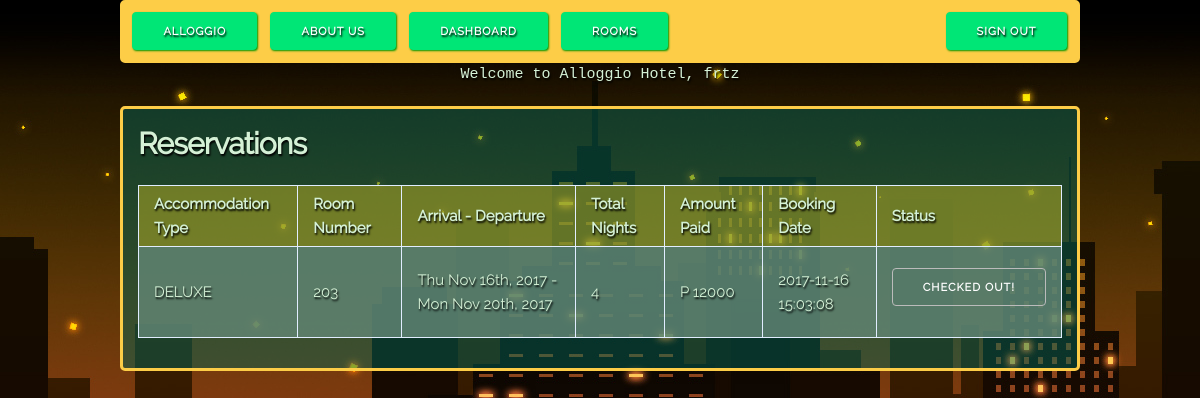
/reservations.php (signed in), run on the app's committed database.
### tables this page shows
CREATE TABLE `book_details` (
  `transaction_id` int(99) NOT NULL,
  `customer` varchar(255) NOT NULL,
  `uid` int(11) NOT NULL,
  `accom_type` varchar(15) NOT NULL,
  `room_num` int(3) NOT NULL,
  `arrive_depart` varchar(50) NOT NULL,
  `num_night` int(3) NOT NULL,
  `total_paid` bigint(99) NOT NULL,
  `checkout` tinyint(4) NOT NULL,
  `booked_date` timestamp NOT NULL,
  `creditcard_num` bigint(13) NOT NULL
);

### public/reservations.php (the view, shortened to what this page needs)
<?php
    require_once("../include/conn.php");
    $uid = $_SESSION['uid'];
    $sql = "SELECT accom_type,room_num,arrive_depart,num_night,total_paid,booked_date,checkout FROM book_details WHERE uid = $uid ORDER BY booked_date ASC";
    $query = mysqli_query($connection, $sql);
?>
<!DOCTYPE html>
<html lang="en">
<head>
  <link rel="stylesheet" href="css/skeleton.css">
  <link rel="stylesheet" href="css/normalize.css">
  <link rel="stylesheet" href="css/style.css">
</head>
<body class="container">
    <div class="twelve columns space container" style="padding-left:1em;padding-right:1em;padding-top:1em;">
        <h4>Reservations</h4>
        <table class="data-table">
            <thead>
                <tr>
                    <th>Accommodation Type</th>
                    <th>Room Number</th>
                    <th>Arrival - Departure</th>
                    <th>Total Nights</th>
                    <th>Amount Paid</th>
                    <th>Booking Date</th>
                    <th>Status</th>
                </tr>
            </thead>
            <tbody>
                <?php
                    while($row = mysqli_fetch_assoc($query)) {
                        ?>
                            <tr>
                                <td><?php echo $row['accom_type']; ?></td>
                                <td><?php echo $row['room_num'];?></td>
                                <td><?php echo $row['arrive_depart'];?></td>
                                <td><?php echo $row['num_night'];?></td>
                                <td><?php echo "P ".$row['total_paid'];?></td>
                                <td><?php echo $row['booked_date'];?></td>
                                <td><form action="" method="post"><input type="hidden" name="roomnum" value="<?php echo $room_num[$i]; ?>"><input style="margin-top: 15px;" type="submit" name="checkout" value="<?php if($row['checkout'] == 0) { echo "Check Out";} else{ echo "Checked Out!";} ?>" <?php if($row['checkout'] == 0) { echo "";} else{ echo "disabled";} ?>></form></td>
                    </tr>
                      <?php
                    }
                    ?>
            </tbody>
        </table>
    </div>
</body>
</html>

### public/css/skeleton.css (style rules this page uses)
.container { position: relative; width: 100%; max-width: 960px; margin: 0 auto; padding: 0 20px; box-sizing: border-box; background-color:rgba(0, 105, 92, 0.45); border-radius: 5px; }
.column, .columns { width: 100%; float: left; box-sizing: border-box; }
@media (min-width: 400px) { .container { width: 85%; padding: 0; } }
@media (min-width: 550px) { .container { width: 80%; } }
@media (min-width: 550px) { .column, .columns { margin-left: 4%; } }
@media (min-width: 550px) { .column:first-child, .columns:first-child { margin-left: 0; } }
@media (min-width: 550px) { .twelve.columns { width: 100%; margin-left: 0; } }
html { font-size: 62.5%; }
body { font-size: 1.5em; line-height: 1.6; font-weight: 400; font-family: "Raleway", "HelveticaNeue", "Helvetica Neue", Helvetica, Arial, sans-serif; color: rgb(213, 241, 214); text-shadow: 1px 2px 2px rgb(0, 0, 0); }
h1, h2, h3, h4, h5, h6 { margin-top: 0; margin-bottom: 2rem; font-weight: 300; }
h4 { font-size: 2.4rem; line-height: 1.35; letter-spacing: -.08rem; }
@media (min-width: 550px) { h4 { font-size: 3.0rem; } }
a { color: rgb(255, 255, 255); }
.button, button, input[type="submit"], input[type="reset"], input[type="button"] { display: inline-block; height: 38px; padding: 0 30px; color: rgb(255, 255, 255); text-align: center; font-size: 11px; font-weight: 600; line-height: 38px; letter-spacing: .1rem; text-transform: uppercase; text-decoration: none; white-space: nowrap; background-color: transparent; border-radius: 4px; border: 1px solid #bbb; cursor: pointer; box-sizing: border-box; }
.button.button-primary, button.button-primary, input[type="submit"].button-primary, input[type="reset"].button-primary, input[type="button"].button-primary { color: #FFF; background-color: #00E676; border-color: #00E676; border-style: 7px solid black; box-shadow: 1px 1px 2px rgb(4, 150, 4); }
th, td { padding: 12px 15px; text-align: left; border-bottom: 1px solid #E1E1E1; }
th:first-child, td:first-child { padding-left: 0; }
th:last-child, td:last-child { padding-right: 0; }
button, .button { margin-bottom: 1rem; }
input, textarea, select, fieldset { margin-bottom: 1.5rem; }
pre, blockquote, dl, figure, table, p, ul, ol, form { margin-bottom: 2.5rem; }
.u-max-full-width { max-width: 100%; box-sizing: border-box; }
.u-pull-right { float: right; }
.container:after, .row:after, .u-cf { content: ""; display: table; clear: both; }

### public/css/style.css (style rules this page uses)
body { background-image: url("../images/bg2.jpg"); background-repeat: no-repeat; background-attachment: fixed; background-position: center; background-size: cover; overflow-y: scroll; }
.twelve.columns { border:3px solid #fdcd47; border-radius:5px; }
.menu_bar { background-color:#fdcd47; padding-right:1%; }
.button { background-color:white; }
.margin_button { margin-left:1%; margin-bottom:1%; margin-top:1%; }
.space { margin-top:2%; }
h4 { font-weight:bold; }
table { margin: auto; }
table td { transition: all .5s; }
.data-table { border-collapse: collapse; margin-bottom: 2em; }
.data-table th, .data-table td { border: 1px solid #e1edff; padding: 6px 15px; }
.data-table thead th { background-color: rgba(177, 172, 37, 0.541); }
.data-table tbody tr:nth-child(odd) td { background-color: rgba(99, 134, 117, 0.815); }

### data on the page
book_details: accom_type "DELUXE", room_num "203", arrive_depart "Thu Nov 16th, 2017 - Mon Nov 20th, 2017", num_night "4", total_paid "12000", booked_date "2017-11-16 15:03:08", checkout "Checked Out!"
